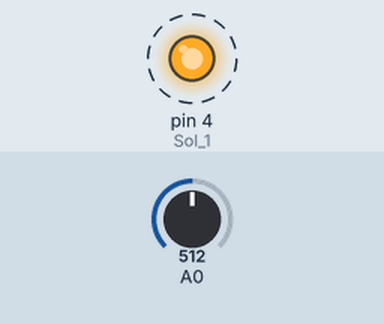
Simulated run of this sketch. Board: Arduino Uno, built with avr-gcc and run on an emulated ATmega328P. On the bench: output pins drawn as LEDs (lit = HIGH). Dashed ring = blinking. The test bench sets the inputs (shaded band); at power-on: A0 = 512.

Above: at 1.2 s.
1.3 s: A0 set to 120
At 2.74 s:
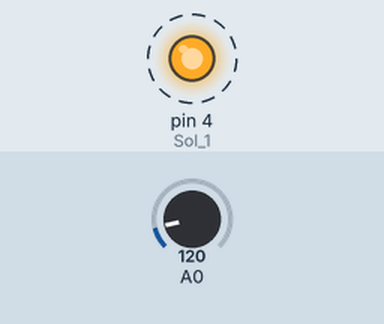
4.3 s: A0 set to 99
At 4.53 s:
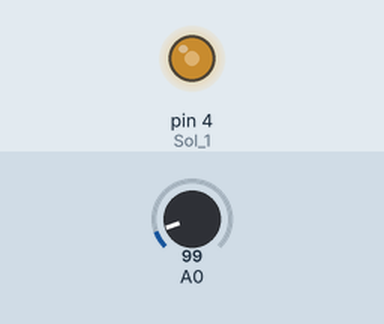
7.3 s: A0 set to 128
10.3 s: A0 set to 153
Timing chart, 0 to 14.3 s (numbered marks = the images above; inputs shaded):
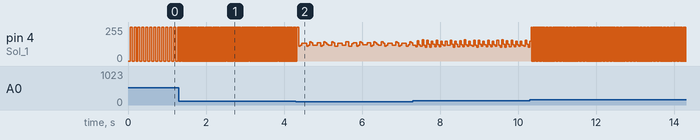

Measured:
- the behaviour switches between 110 and 109 on A0 (found by bisection; images 1 and 2)
- after the input at 1.3 s, pin 4 (Sol_1): alternates 255/255 for 0.01 s and 0/255 for 0.01 s, starting at once
- by itself, pin 4 (Sol_1): alternates 255/255 for 0.05 s and 0/255 for 0.05 s

The sketch:

N_Vib_Solenoid_v01.ino
```cpp
int Pot_val; //Potentiometer value str integer

int Sol_1 = 4; //pinout set to digital I/O 4
int Sol_1_delay = 0;

bool Sol_1_state = false;


unsigned long C_time;
unsigned long Sol_1_time = 0;

void setup() {
  pinMode(Sol_1, OUTPUT);
  Serial.begin(115200);
}

void loop() {
  C_time = millis();
  Pot_val = analogRead(0)/10; // Potentiometer read pin connected to A0
  Solenoid_1();
//  printer(); // Enable only for DEBUG
}

void Solenoid_1(){
  if(C_time - Sol_1_time >= Pot_val){
    Sol_1_time = millis();
    if(Sol_1_state == true){
      Sol_1_state = false;
      digitalWrite(Sol_1, LOW);
      }
    else if(Sol_1_state == false){
      Sol_1_state = true;
      digitalWrite(Sol_1, HIGH);
      }
    }
  }

void printer(){
    Serial.print(C_time);
    Serial.print(": ");
    Serial.print(Pot_val);
    Serial.print(": ");
    Serial.println(Sol_1_state);
  }
```
